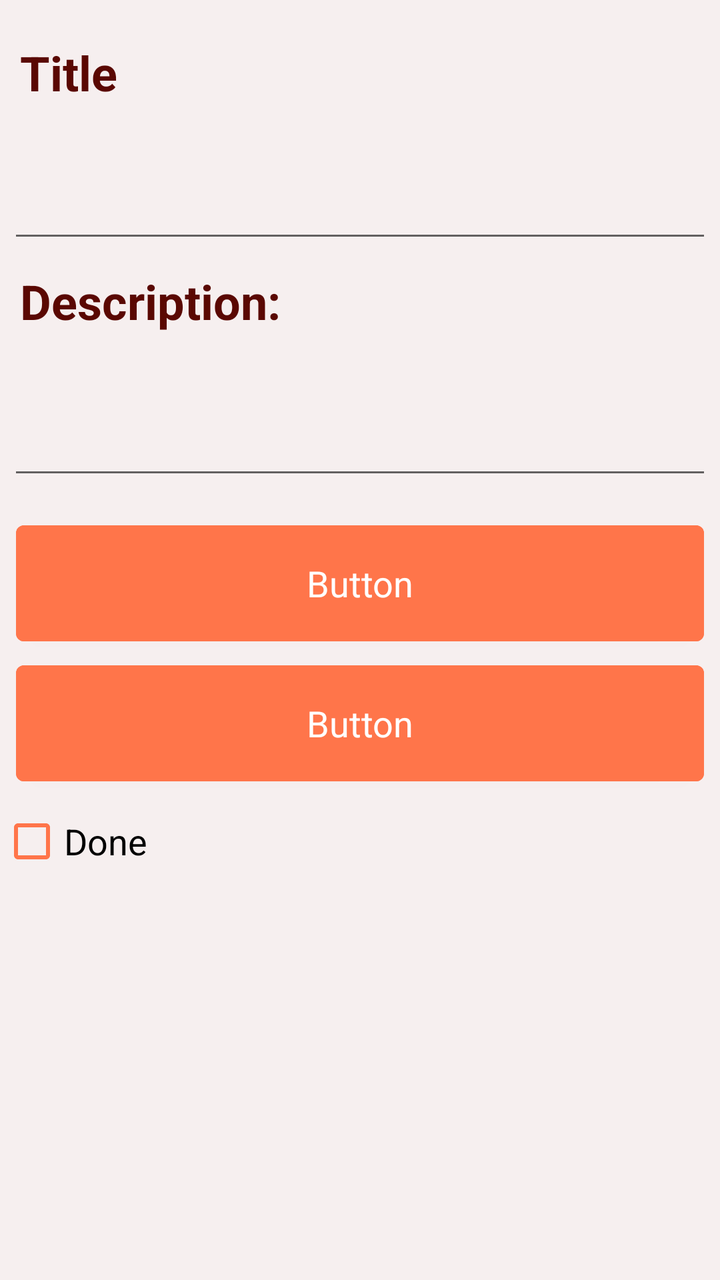
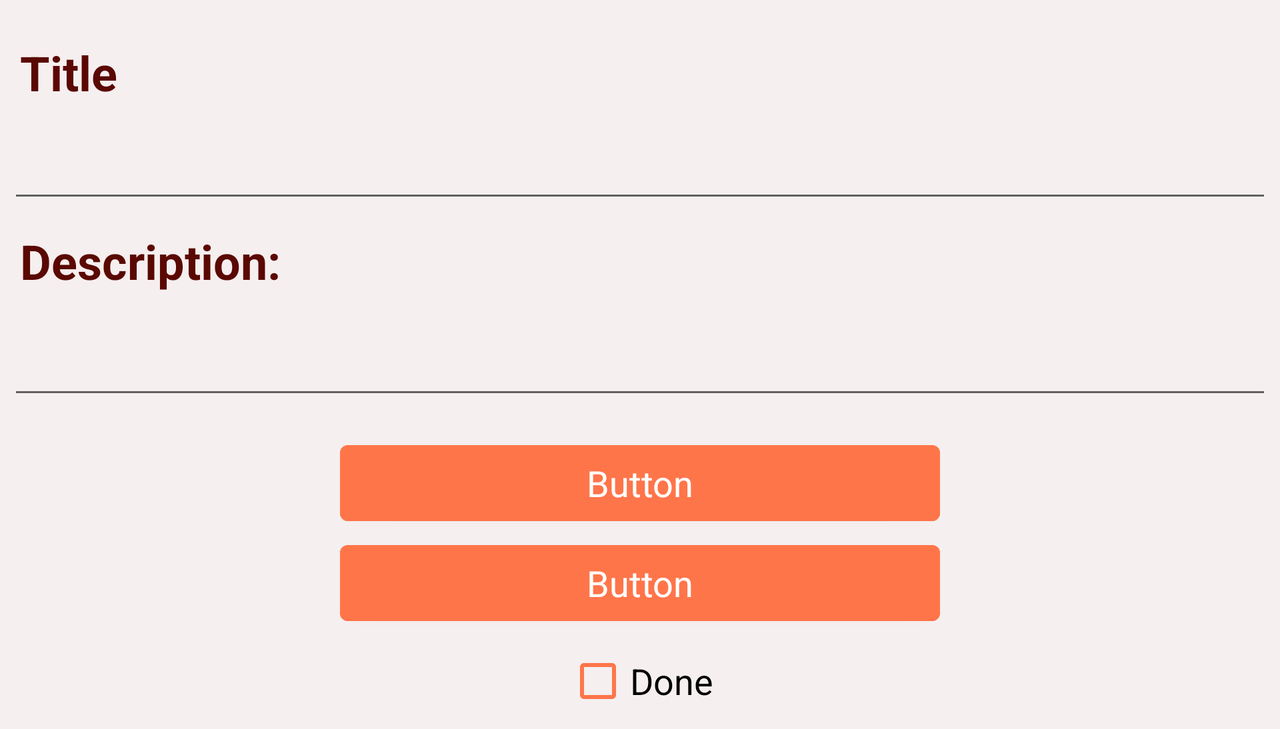

The same Android screen from two of the app's own layout files: first res/layout/ as a phone draws it, then the repository's variant for another configuration, drawn on a device whose configuration selects that folder. Both files follow.
<!-- AndroidManifest.xml: application theme AppTheme -->
<!-- res/layout/fragment_show_detail.xml -->
<?xml version="1.0" encoding="utf-8"?>
<LinearLayout xmlns:android="http://schemas.android.com/apk/res/android"
    xmlns:app="http://schemas.android.com/apk/res-auto"
    xmlns:tools="http://schemas.android.com/tools"
    android:id="@+id/root_linear_layout"
    android:layout_width="match_parent"
    android:layout_height="match_parent"
    android:background="#F6EFEF"
    android:orientation="vertical"
    tools:context=".controller.fragments.ShowDetailFragment">

    <TextView
        android:layout_width="wrap_content"
        android:layout_height="wrap_content"
        android:layout_marginLeft="10dp"
        android:layout_marginTop="20dp"
        android:text="Title"
        android:textColor="#5A0802"
        android:textSize="24sp"
        android:textStyle="bold"/>

    <EditText
        android:id="@+id/edittxt_title"
        style="@style/Widget.MaterialComponents.TextView"
        android:layout_width="match_parent"
        android:layout_height="70dp"
        android:layout_gravity="center"
        android:layout_margin="4dp"
        android:textSize="18sp"
        android:textStyle="bold"
        />

    <TextView
        android:layout_width="wrap_content"
        android:layout_height="wrap_content"
        android:layout_marginLeft="10dp"
        android:layout_marginTop="4dp"
        android:layout_marginBottom="4dp"
        android:text="Description:"
        android:textColor="#5A0802"
        android:textSize="24sp"
        android:textStyle="bold" />

    <EditText
        android:id="@+id/edittxt_description"
        style="@style/Widget.MaterialComponents.TextView"
        android:layout_width="match_parent"
        android:layout_height="70dp"
        android:layout_gravity="center"
        android:layout_margin="4dp"
        android:textSize="18sp" />

    <Button
        android:id="@+id/btn_date"
        style="@style/Widget.MaterialComponents.TextInputLayout.OutlinedBox"
        android:layout_width="match_parent"
        android:layout_height="70dp"
        android:layout_marginLeft="8dp"
        android:layout_marginTop="8dp"
        android:layout_marginRight="8dp"
        android:backgroundTint="#FF754A"
        android:text="Button"
        android:textSize="18sp" />

    <Button
        android:id="@+id/btn_time"
        style="@style/Widget.MaterialComponents.TextInputLayout.OutlinedBox"
        android:layout_width="match_parent"
        android:layout_height="70dp"
        android:layout_marginLeft="8dp"
        android:layout_marginRight="8dp"
        android:backgroundTint="#FF754A"
        android:text="Button"
        android:textSize="18sp" />

    <CheckBox
        android:id="@+id/checkBox_done"
        android:layout_width="match_parent"
        android:layout_height="wrap_content"
        android:text="Done"
        android:textSize="18sp"
        app:buttonTint="#FF754A" />


</LinearLayout>
<!-- resources referenced by this layout -->
<resources>
  <style name="AppTheme" parent="Theme.MaterialComponents.Light.NoActionBar">
          
          <item name="colorPrimary">@color/colorPrimary</item>
          <item name="colorPrimaryDark">@color/colorPrimaryDark</item>
          <item name="colorAccent">@color/colorAccent</item>
      </style>
</resources>
<!-- res/layout-land/fragment_show_detail.xml (the repository's variant of the layout above) -->
<!-- drawn on the phone turned sideways -->
<?xml version="1.0" encoding="utf-8"?>
<ScrollView xmlns:android="http://schemas.android.com/apk/res/android"
    xmlns:app="http://schemas.android.com/apk/res-auto"
    android:layout_width="match_parent"
    android:layout_height="match_parent">

    <LinearLayout
        android:id="@+id/root_linear_layout"
        android:layout_width="match_parent"
        android:layout_height="wrap_content"
        android:background="#F6EFEF"
        android:orientation="vertical">

        <TextView
            android:layout_width="wrap_content"
            android:layout_height="wrap_content"
            android:layout_marginLeft="10dp"
            android:layout_marginTop="20dp"
            android:text="Title"
            android:textColor="#5A0802"
            android:textSize="24sp"
            android:textStyle="bold" />

        <EditText
            android:id="@+id/edittxt_title"
            style="@style/Widget.MaterialComponents.TextView"
            android:layout_width="match_parent"
            android:layout_height="50dp"
            android:layout_gravity="center"
            android:layout_margin="4dp"
            android:textSize="18sp"
            android:textStyle="bold" />

        <TextView
            android:layout_width="wrap_content"
            android:layout_height="wrap_content"
            android:layout_marginLeft="10dp"
            android:layout_marginTop="4dp"
            android:layout_marginBottom="4dp"
            android:text="Description:"
            android:textColor="#5A0802"
            android:textSize="24sp"
            android:textStyle="bold" />

        <EditText
            android:id="@+id/edittxt_description"
            style="@style/Widget.MaterialComponents.TextView"
            android:layout_width="match_parent"
            android:layout_height="50dp"
            android:layout_gravity="center"
            android:layout_margin="4dp"
            android:textSize="18sp" />

        <Button
            android:id="@+id/btn_date"
            style="@style/Widget.MaterialComponents.TextInputLayout.OutlinedBox"
            android:layout_width="300dp"
            android:layout_height="50dp"
            android:layout_gravity="center"
            android:layout_marginLeft="8dp"
            android:layout_marginTop="8dp"
            android:layout_marginRight="8dp"
            android:backgroundTint="#FF754A"
            android:text="Button"
            android:textSize="18sp" />

        <Button
            android:id="@+id/btn_time"
            style="@style/Widget.MaterialComponents.TextInputLayout.OutlinedBox"
            android:layout_width="300dp"
            android:layout_height="50dp"
            android:layout_gravity="center"
            android:layout_marginLeft="8dp"
            android:layout_marginRight="8dp"
            android:backgroundTint="#FF754A"
            android:text="Button"
            android:textSize="18sp" />

        <CheckBox
            android:id="@+id/checkBox_done"
            android:layout_width="wrap_content"
            android:layout_height="wrap_content"
            android:layout_gravity="center"
            android:text="Done"
            android:textSize="18sp"
            app:buttonTint="#FF754A" />

    </LinearLayout>

</ScrollView>
